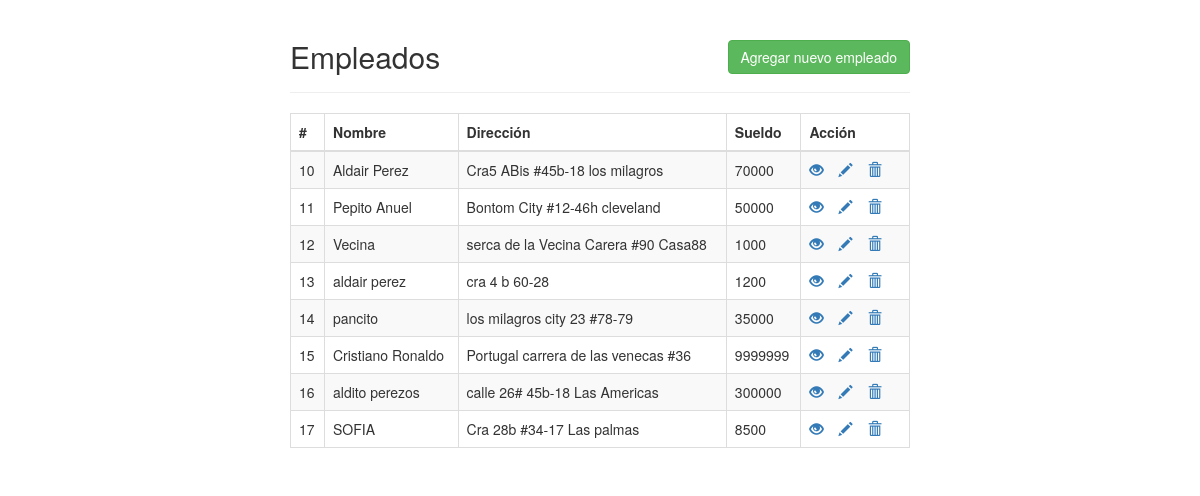
Page /usuarios/index.php on the committed database.
### tables this page shows
CREATE TABLE `employees` (
  `id` int(11) NOT NULL,
  `name` varchar(100) NOT NULL,
  `address` varchar(255) NOT NULL,
  `salary` int(10) NOT NULL
);

### usuarios/index.php (the view, shortened to what this page needs)
<!DOCTYPE html>
<html lang="en">
<head>
    <link rel="stylesheet" href="https://maxcdn.bootstrapcdn.com/bootstrap/3.3.7/css/bootstrap.css">
</head>
<body>
    <div class="wrapper">
        <div class="container-fluid">
            <div class="row">
                <div class="col-md-12">
                    <div class="page-header clearfix">
                        <h2 class="pull-left">Empleados</h2>
                        <a href="create.php" class="btn btn-success pull-right">Agregar nuevo empleado</a>
                    </div>
                    <?php
                    require_once "config.php";
                    $sql = "SELECT * FROM employees";
                    if($result = mysqli_query($link, $sql)){
                        if(mysqli_num_rows($result) > 0){
                            echo "<table class='table table-bordered table-striped'>";
                                echo "<thead>";
                                    echo "<tr>";
                                        echo "<th>#</th>";
                                        echo "<th>Nombre</th>";
                                        echo "<th>Dirección</th>";
                                        echo "<th>Sueldo</th>";
                                        echo "<th>Acción</th>";
                                    echo "</tr>";
                                echo "</thead>";
                                echo "<tbody>";
                                while($row = mysqli_fetch_array($result)){
                                    echo "<tr>";
                                        echo "<td>" . $row['id'] . "</td>";
                                        echo "<td>" . $row['name'] . "</td>";
                                        echo "<td>" . $row['address'] . "</td>";
                                        echo "<td>" . $row['salary'] . "</td>";
                                        echo "<td>";
                                            echo "<a href='read.php?id=". $row['id'] ."' title='Ver' data-toggle='tooltip'><span class='glyphicon glyphicon-eye-open'></span></a>";
                                            echo "<a href='update.php?id=". $row['id'] ."' title='Actualizar' data-toggle='tooltip'><span class='glyphicon glyphicon-pencil'></span></a>";
                                            echo "<a href='delete.php?id=". $row['id'] ."' title='Borrar' data-toggle='tooltip'><span class='glyphicon glyphicon-trash'></span></a>";
                                        echo "</td>";
                                    echo "</tr>";
                                }
                                echo "</tbody>";
                            echo "</table>";
                        } else{
                            echo "<p class='lead'><em>No se encontraron registros.</em></p>";
                        }
                    } else{
                        echo "ERROR: Could not able to execute $sql. " . mysqli_error($link);
                    }
                    ?>
                </div>
            </div>
        </div>
    </div>
</body>
</html>

### usuarios/index.php (style rules this page uses)
.wrapper { width: 650px; margin: 0 auto; }
.page-header h2 { margin-top: 0; }
table tr td:last-child a { margin-right: 15px; }

### rows in the picture
employees: id "10", name "Aldair Perez", address "Cra5 ABis #45b-18 los milagros", salary "70000"
employees: id "11", name "Pepito Anuel", address "Bontom City #12-46h cleveland", salary "50000"
employees: id "12", name "Vecina", address "serca de la Vecina Carera #90 Casa88", salary "1000"
employees: id "13", name "aldair perez", address "cra 4 b 60-28", salary "1200"
employees: id "14", name "pancito", address "los milagros city 23 #78-79", salary "35000"
employees: id "15", name "Cristiano Ronaldo", address "Portugal carrera de las venecas #36", salary "9999999"
employees: id "16", name "aldito perezos", address "calle 26# 45b-18 Las Americas", salary "300000"
employees: id "17", name "SOFIA", address "Cra 28b #34-17 Las palmas", salary "8500"
